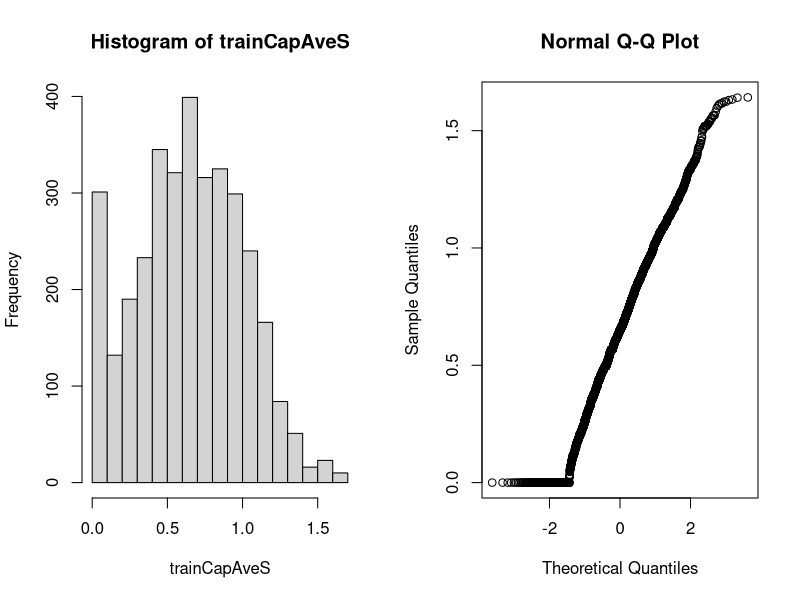

This figure's R source:
## ---- chunk 1
knitr::opts_chunk$set(echo = TRUE)
library(caret); library(kernlab); data(spam)
## ---- chunk 2

#Split the data
inTrain <- createDataPartition(y=spam$type,
                              p=0.75, list=FALSE)
training <- spam[inTrain,]
testing <- spam[-inTrain,]

## ---- chunk 3

# preProcess()
preObj <- preProcess(training[,-58],method=c("center","scale"))
trainCapAveS <- predict(preObj,training[,-58])$capitalAve

mean(trainCapAveS) # Ideally( Mean ~ 0 )

sd(trainCapAveS) # Ideally( Sd ~ 1 )

## ---- chunk 4

testCapAveS <- predict(preObj,testing[,-58])$capitalAve

mean(testCapAveS) # Ideally( Mean ~ 0 [supposed to be close])

sd(testCapAveS) # Ideally(Sd ~ 1 [supposed to be close])
 
## ---- chunk 5
set.seed(32343)
modelFit <- train(type ~.,data=training,
                  preProcess=c("center","scale"),method="glm")
modelFit
## ---- chunk 6

preObj <- preProcess(training[,-58],method=c("BoxCox"))
trainCapAveS <- predict(preObj,training[,-58])$capitalAve
par(mfrow=c(1,2)); hist(trainCapAveS); qqnorm(trainCapAveS)
## ---- chunk 7

set.seed(13343)
# Make some values NA
training$capAve <- training$capitalAve
selectNA <- rbinom(dim(training)[1],size=1,prob=0.05)==1
training$capAve[selectNA] <- NA

# Impute and standardize
preObj <- preProcess(training[,-58],method="knnImpute")
capAve <- predict(preObj,training[,-58])$capAve

# Standardize true values
capAveTruth <- training$capitalAve
capAveTruth <- (capAveTruth-mean(capAveTruth))/sd(capAveTruth)

# Results
quantile(capAve - capAveTruth) # Comparing all imputation predicted values & true values
quantile((capAve - capAveTruth)[selectNA]) # Comparing imputed values and the true missing values
quantile((capAve - capAveTruth)[!selectNA])
